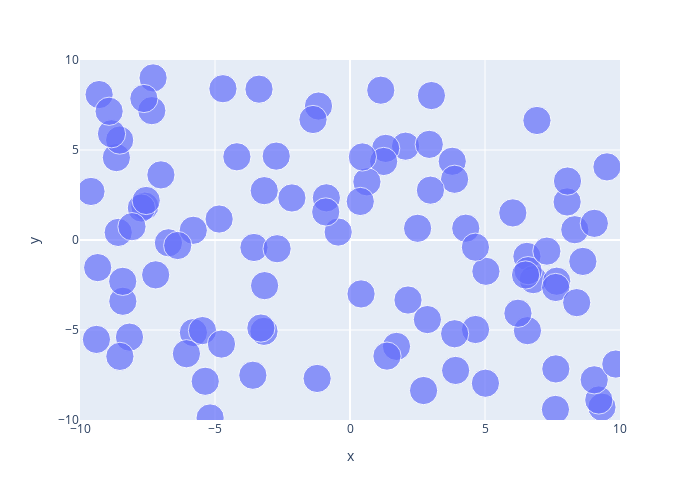
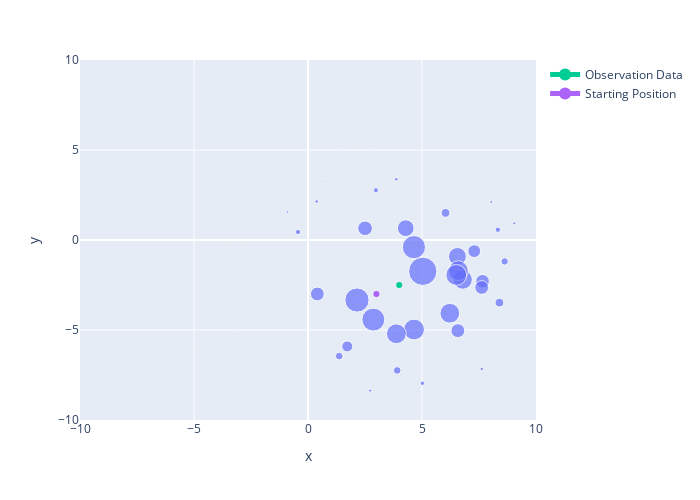
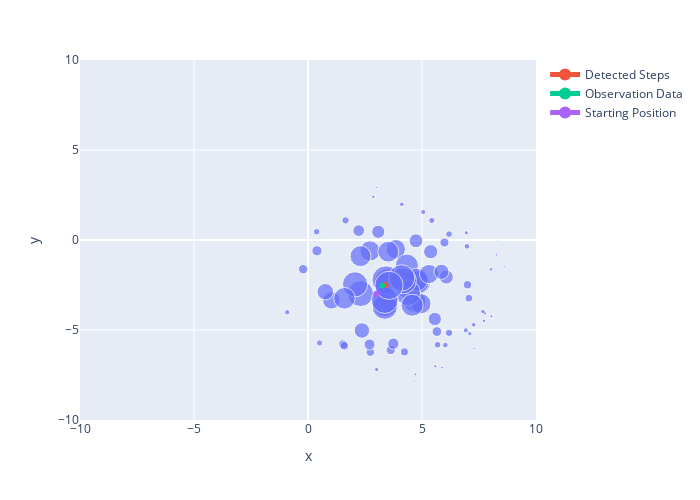
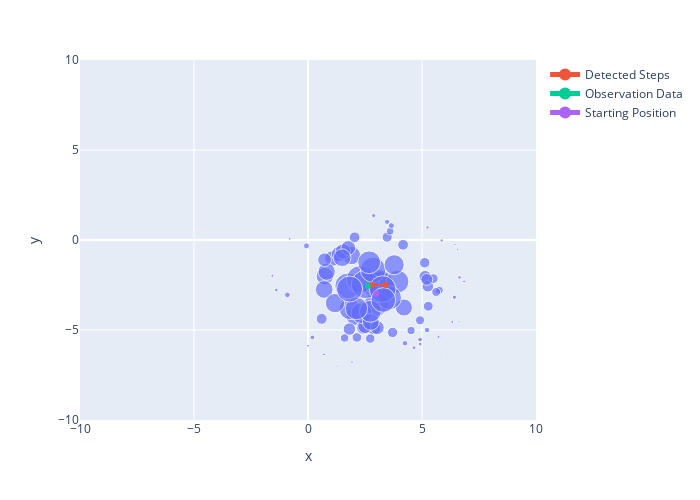

Notebook code cell kept with these figures, in order:
### Code cell
def create_articial_observation_data(x, y, heading_list, detected_steps_list, step_distance, angle_offset, step_distance_std, heading_std):
    if (len(heading_list) != len(detected_steps_list)):
        return
    observation_data_x = [x]
    observation_data_y = [y]
    for i in range(1, len(heading_list)):
        #Adding noise
        noisy_distance = 0
        if (detected_steps_list[i] == True):
            noisy_distance = random.normal(step_distance, step_distance_std)
        noisy_angle = random.normal(0, heading_std)
        
        direction = heading_list[i] + noisy_angle
        x = observation_data_x[i-1] + (noisy_distance * math.cos(((angle_offset-direction) * math.pi) / 180))
        y = observation_data_y[i-1] + (noisy_distance * math.sin(((angle_offset-direction) * math.pi) / 180))


        observation_data_x.append(x)
        observation_data_y.append(y)

    # Artifically add in null values to reduce quantity of observation data
    #for i in range(1, len(observation_data_x)):
        #if (not i % 7 == 0):
            #observation_data_x[i] = np.nan
            #observation_data_y[i] = np.nan
    return observation_data_x, observation_data_y



N, particles, weights, x, y, xRange, yRange, step_distance, angle_offset = reset(
    100, 4, -2.5, np.array([-10,10]), np.array([-10,10]), 0.6, 180)
#particles = create_uniform_particles(3.5, 4.5, -2, -3, N)
step_distance_std = 0.1
heading_std = 1
#These two standard deviations can be made really small so you can see the control data actually 
#playing a part and the fact that the particles need apply_movement() (i.e the particles at the start don't resample around the observation data, they tend to follow it closely until a particle gets lucky so the rest can also converge)
weights_std = 2
resample_std = 2


test_detected_steps = [False, True, True, True, True, True, False, True, False, True, True, True, True, True, True, False, True, True, True, True, True, False, True, False, True, True, True, True, True, True, True, True]#len = 15
#test_heading = [0, 0, 0 ,-30, -60, -90, -120, -160, -160, -180, -180, -200, -210, -230, -260]
test_heading = [0, 0, 0 ,-30, -30, -30, -30, -45, -50, -60, -60 , -50, -40, -30, -20, 0, 0, 0 ,30, 30, 30, 30, 45, 50, 60, 60 , 70, 80, 90, 100, 100, 100]
test_observation_x_data, test_observation_y_data = create_articial_observation_data(x ,y ,test_heading, test_detected_steps, step_distance, angle_offset, step_distance_std, heading_std)

Artificial_data_df = pd.DataFrame()
Artificial_data_df["Predicted X"] = test_observation_x_data
Artificial_data_df["Predicted Y"] = test_observation_y_data
Artificial_data_df["Step Detected"] = test_detected_steps
Artificial_data_df["Heading"] = test_heading

#Plot intial particles
fig = plot_particles(particles, weights, xRange, yRange)
fig.show()

particle_filter_driver_code(N, particles, weights, Artificial_data_df, x, y, xRange, yRange, step_distance, angle_offset, step_distance_std, heading_std, weights_std, resample_std)
Artificial_data_df
